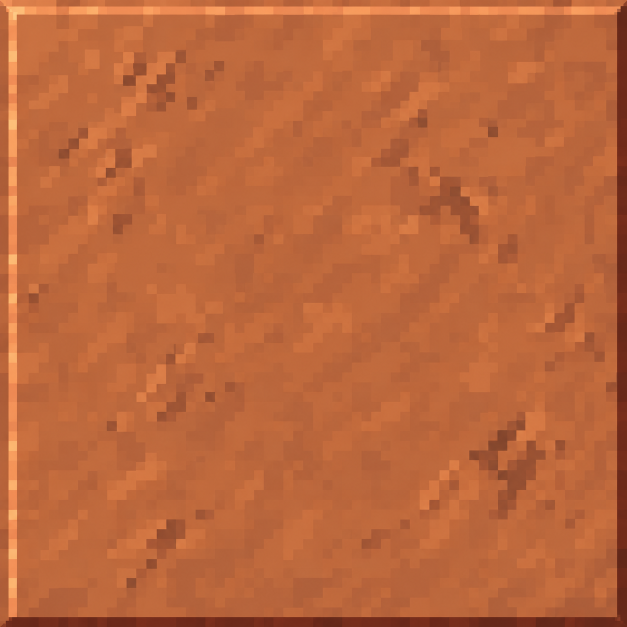
#> input picture art/surfaces/sources/copper.png, 1254 x 1254 px (shown at 1/2 size); its folder holds only this picture in this run
$ python generate_assets.py
#> lines starting #> are read from the running program, lines starting #| are printed output that depends on the picture
"""Reproducible, original cuboid art and data for the CuE prototype.

Run with Python 3 + Pillow. Blockbench sources embed textures and contain no
user-specific paths. The supplied concept image is never used as a texture.
"""
from pathlib import Path
from PIL import Image, ImageDraw
import base64
import copy
import json
import random
import uuid

ROOT = Path(__file__).resolve().parents[1]
ASSETS = ROOT / "src/main/resources/assets/unusualcopper"
DATA = ROOT / "src/main/resources/data"
ART = ROOT / "art"
FACES = ("north", "south", "east", "west", "up", "down")
PALETTE = {"copper": (182, 107, 66), "dark": (39, 46, 44), "patina": (49, 91, 80), "aqua": (55, 214, 211), "fire": (246, 156, 53), "solar": (21, 88, 97), "gauge": (53, 58, 50)}


def write_json(path, value):
    path.parent.mkdir(parents=True, exist_ok=True)
    path.write_text(json.dumps(value, indent=2, ensure_ascii=False) + "\n", encoding="utf-8", newline="\n")


def stable_id(value):
    return str(uuid.uuid5(uuid.NAMESPACE_URL, "unusualcopper:" + value))


def textures():
    for name, color in PALETTE.items():
        authored = ART / f"surfaces/sources/{name}.png"
        if authored.exists():
            save_texture(name, Image.open(authored).convert("RGBA").resize((32,32),Image.Resampling.NEAREST))
#> the loop in save_texture, `for path in (ASSETS / f"textures/block/{name}.png", ART / f"textures/{..` made 2 passes
#> pass 1, in save_texture, `image.save(path)`:
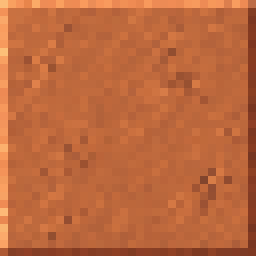
#> saved as copper.png: PIL image 32x32 RGBA (shown 8 times larger); mean R, G, B, A 189.1, 104.3, 60.8, 255
            continue
        rng = random.Random(name)
        image = Image.new("RGBA", (32, 32))
        pixels = image.load()
        for y in range(32):
            for x in range(32):
                noise = rng.choice((-8, -4, 0, 0, 3, 5))
                edge = 17 if x == 0 or y == 0 else -24 if x == 31 or y == 31 else 0
                pixels[x, y] = tuple(max(0, min(255, c + noise + edge)) for c in color) + (255,)
        d = ImageDraw.Draw(image)
        if name == "copper":
            d.line((2, 29, 29, 29), fill=(100, 60, 42))
            for x, y in ((3, 3), (27, 3), (3, 27), (27, 27)):
                d.rectangle((x, y, x + 2, y + 2), fill=(101, 65, 44)); d.point((x, y), fill=(228, 158, 104))
        if name == "dark":
            for y in range(6, 28, 5):
                d.line((6, y, 26, y), fill=(15, 24, 21)); d.line((6, y + 1, 26, y + 1), fill=(64, 80, 70))
        if name == "patina":
            for _ in range(14):
                x, y = rng.randrange(2, 29), rng.randrange(2, 29)
                d.rectangle((x, y, x + 1, y + 2), fill=(79, 114, 90))
        if name in ("aqua", "fire"):
            for _ in range(11):
                x, y = rng.randrange(2, 28), rng.randrange(2, 28)
                d.rectangle((x, y, x + 2, y + 2), fill=(170, 249, 235) if name == "aqua" else (255, 232, 153))
        if name == "solar":
            for x in range(0,32,8): d.line((x,0,x,31),fill=(83,168,165))
            for y in range(0,32,8): d.line((0,y,31,y),fill=(62,137,140))
            d.line((2,13,13,2),fill=(124,204,196));d.line((18,29,29,18),fill=(86,169,171))
        if name == "gauge":
            d.ellipse((1,1,30,30),fill=(184,111,64),outline=(238,171,108),width=2)
            d.ellipse((5,5,26,26),fill=(216,211,180),outline=(53,58,50),width=2)
            for x,y in ((9,10),(15,7),(22,10),(8,17),(23,17)):d.rectangle((x,y,x+1,y+2),fill=(53,58,50))
            d.ellipse((14,16,17,19),fill=(70,58,48))
        save_texture(name, image)
    # Glass has reflections only. Energy and moving motes are rendered from live CuE state.
    glass = Image.new("RGBA", (32, 32), (116, 158, 157, 19))
    d = ImageDraw.Draw(glass)
    d.rectangle((0, 0, 31, 31), outline=(183, 220, 217, 95))
    d.line((3, 12, 12, 3), fill=(223, 244, 240, 122), width=1)
    d.line((21, 28, 28, 21), fill=(183, 220, 217, 65), width=1)
    save_texture("glass", glass)
#> the loop in save_texture (call 8), `for path in (ASSETS / f"textures/block/{name}.png", ART / f"textures/{..` made 2 passes
#> pass 1, in save_texture (call 8), `image.save(path)`:
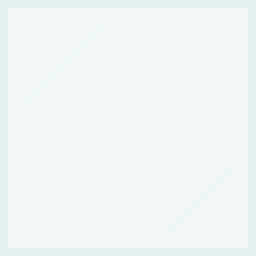
#> saved as glass.png: PIL image 32x32 RGBA (shown 8 times larger); mean R, G, B, A 125.7, 166.8, 165.5, 29.6; transparent parts drawn white
    # An explicit single frame also replaces old four-frame metadata in upgraded packs.
    write_json(ASSETS / "textures/block/glass.png.mcmeta", {"animation": {"frames": [0], "frametime": 1}})
    energy = Image.new("RGBA", (32, 32), (26, 164, 167, 220))
    d = ImageDraw.Draw(energy)
    for y in range(32):
        for x in range(32):
            if (x * 3 + y * 2) % 17 < 3:
                d.point((x, y), fill=(76, 223, 207, 185))
#> (the rest of the program and of its run is left out)
